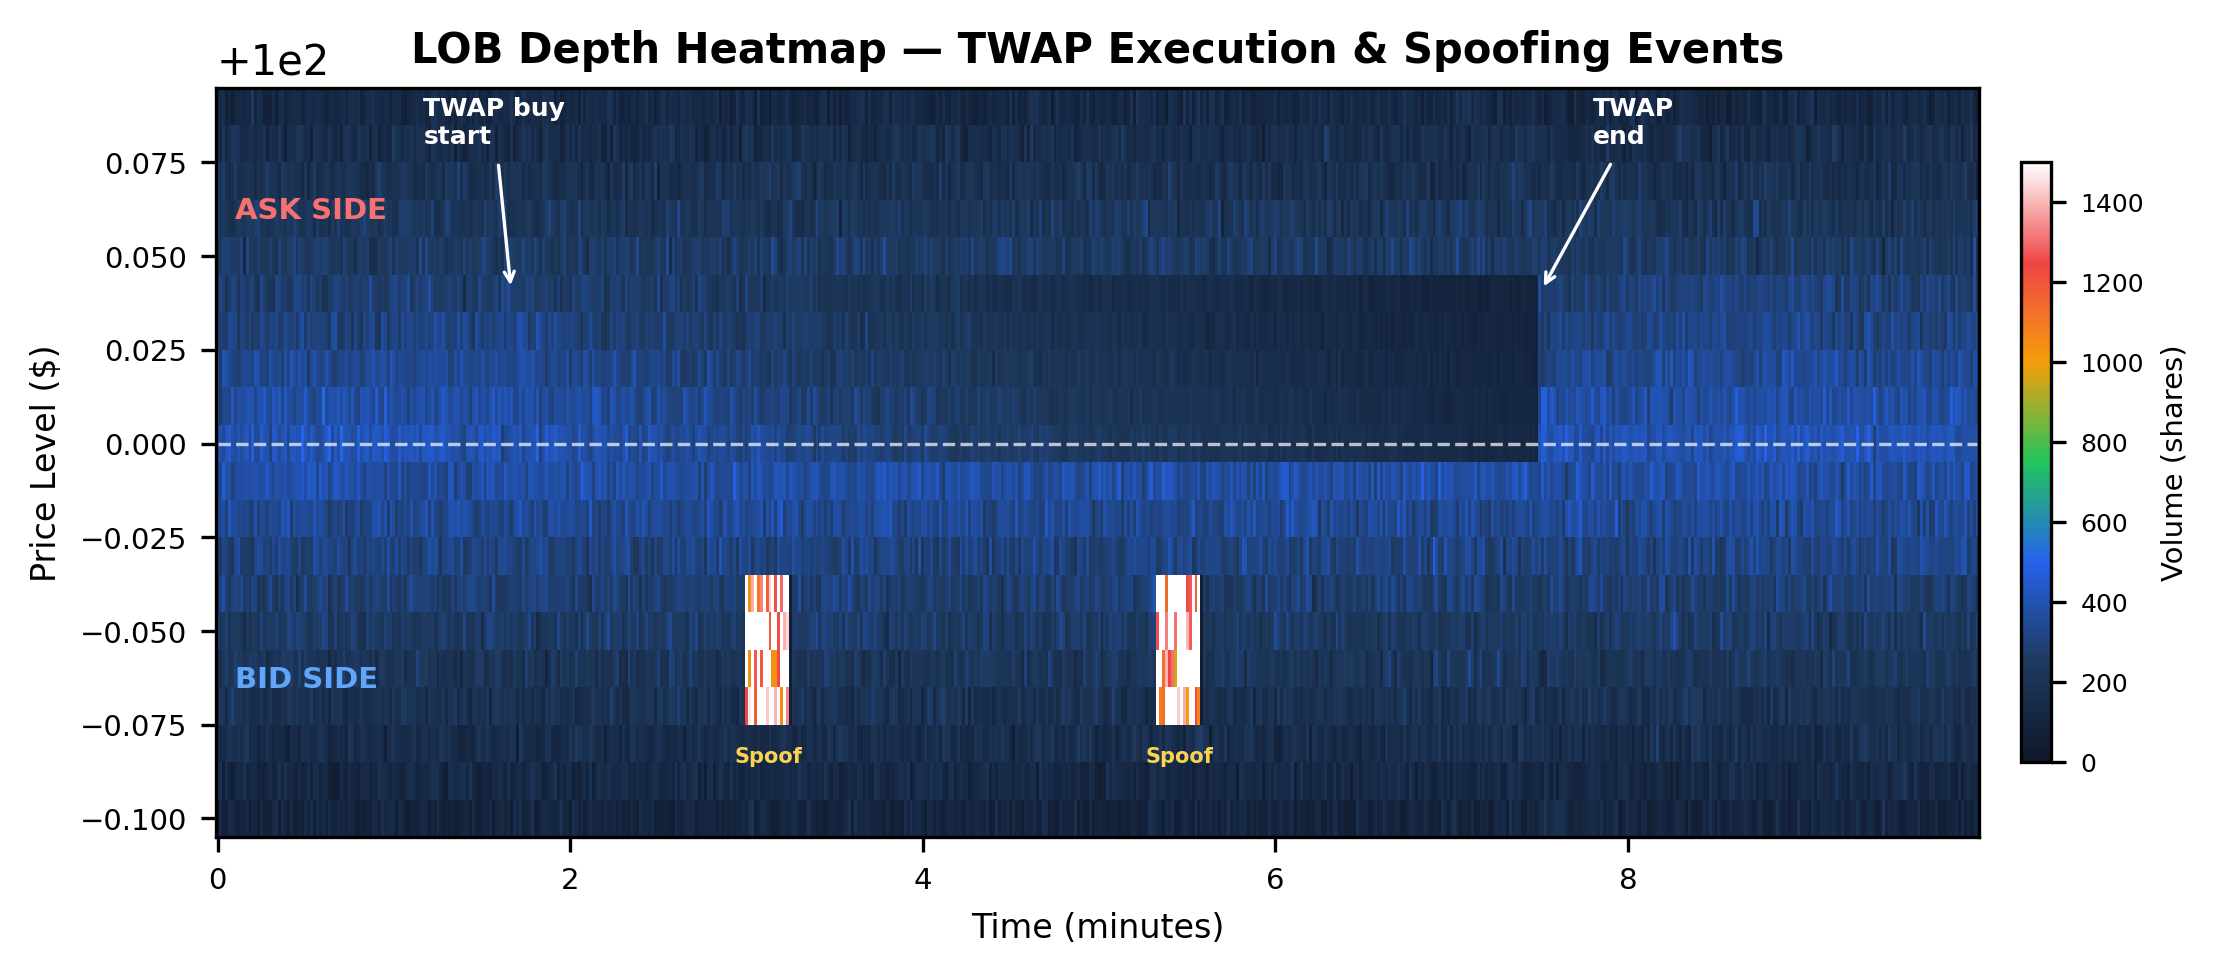

This figure's Python source:
"""
Generate LOB depth heatmap showing institutional TWAP and spoofing effects.
Output: figures/fig_lob_heatmap.pdf
"""

import matplotlib.pyplot as plt
import numpy as np
from matplotlib.colors import LinearSegmentedColormap

np.random.seed(123)

# ── Parameters ──
n_time = 600          # 10 minutes at 1-second resolution
n_levels = 20         # 10 bid + 10 ask price levels
mid_price = 100.0
tick_size = 0.01

# Create price levels (centered on mid-price)
price_levels = np.array([mid_price + (i - n_levels//2) * tick_size for i in range(n_levels)])

# ── Generate baseline depth ──
depth = np.zeros((n_time, n_levels))
for t in range(n_time):
    for i in range(n_levels):
        dist_from_mid = abs(i - n_levels//2)
        base_vol = max(50, 400 - dist_from_mid * 30 + np.random.normal(0, 40))
        depth[t, i] = max(0, base_vol)

# ── Inject institutional TWAP buy order (depletes ask side) ──
twap_start = 100
twap_end = 450
ask_indices = list(range(n_levels//2, n_levels))  # ask side
for t in range(twap_start, twap_end):
    progress = (t - twap_start) / (twap_end - twap_start)
    for idx in ask_indices[:5]:
        depletion = progress * 0.7 * depth[t, idx]
        depth[t, idx] = max(10, depth[t, idx] - depletion)

# ── Market Maker replenishment after TWAP ──
for t in range(twap_end, min(twap_end + 100, n_time)):
    recovery = (t - twap_end) / 100
    for idx in ask_indices[:5]:
        target = 300 + np.random.normal(0, 30)
        depth[t, idx] = depth[t, idx] + recovery * max(0, target - depth[t, idx])

# ── Inject Spoofing agent effects (brief phantom bid-side depth) ──
spoof_events = [(180, 195), (320, 335)]
bid_indices = list(range(0, n_levels//2))
for s_start, s_end in spoof_events:
    for t in range(s_start, min(s_end, n_time)):
        for idx in bid_indices[3:7]:
            depth[t, idx] += np.random.uniform(800, 2000)
    # Rapid cancellation visible as sharp drop
    if s_end < n_time:
        for idx in bid_indices[3:7]:
            depth[s_end, idx] = max(50, depth[s_end, idx] * 0.1)

# ── Create custom colormap ──
colors_bid = ['#0F172A', '#1E3A5F', '#2563EB', '#60A5FA', '#BFDBFE']
colors_ask = ['#0F172A', '#5F1E1E', '#DC2626', '#F87171', '#FECACA']

# Single colormap: dark → bright
cmap = LinearSegmentedColormap.from_list('depth',
    ['#0F172A', '#1E3A5F', '#2563EB', '#22C55E', '#F59E0B', '#EF4444', '#FFFFFF'], N=256)

# ── Plot ──
fig, ax = plt.subplots(figsize=(8.0, 3.5), dpi=300)

# Time axis in minutes
time_axis = np.arange(n_time) / 60  # minutes

im = ax.pcolormesh(time_axis, price_levels, depth.T, cmap=cmap,
                   shading='nearest', vmin=0, vmax=1500)

# Mid-price line
mid_line = np.ones(n_time) * mid_price
ax.plot(time_axis, mid_line, '--', color='white', linewidth=0.8, alpha=0.7, label='Mid-price')

# Annotations
ax.annotate('TWAP buy\nstart', xy=(twap_start/60, 100.04),
            fontsize=6, color='white', fontweight='bold',
            arrowprops=dict(arrowstyle='->', color='white', lw=0.8),
            xytext=(twap_start/60 - 0.5, 100.08))

ax.annotate('TWAP\nend', xy=(twap_end/60, 100.04),
            fontsize=6, color='white', fontweight='bold',
            arrowprops=dict(arrowstyle='->', color='white', lw=0.8),
            xytext=(twap_end/60 + 0.3, 100.08))

for se in spoof_events:
    ax.axvspan(se[0]/60, se[1]/60, alpha=0.15, color='#F59E0B', zorder=0)
    ax.text((se[0]+se[1])/120, 99.915, 'Spoof', fontsize=5, color='#FCD34D',
            ha='center', fontweight='bold')

# Labels
ax.set_xlabel('Time (minutes)', fontsize=8)
ax.set_ylabel('Price Level ($)', fontsize=8)
ax.set_title('LOB Depth Heatmap — TWAP Execution & Spoofing Events', fontsize=10, fontweight='bold')
ax.tick_params(labelsize=7)

# Colorbar
cbar = plt.colorbar(im, ax=ax, shrink=0.8, pad=0.02)
cbar.set_label('Volume (shares)', fontsize=7)
cbar.ax.tick_params(labelsize=6)

# Labels for bid/ask sides
ax.text(0.1, 99.935, 'BID SIDE', fontsize=7, color='#60A5FA', fontweight='bold')
ax.text(0.1, 100.06, 'ASK SIDE', fontsize=7, color='#F87171', fontweight='bold')

plt.tight_layout()
plt.savefig('figures/fig_lob_heatmap.pdf', bbox_inches='tight', dpi=300)
plt.savefig('figures/fig_lob_heatmap.png', bbox_inches='tight', dpi=300)
print("✓ fig_lob_heatmap.pdf generated")
